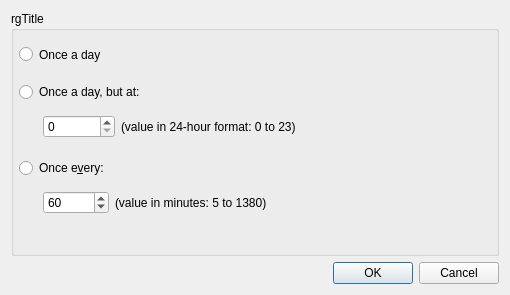
<?xml version="1.0" encoding="UTF-8"?>
<ui version="4.0">
 <class>OptionsDialog</class>
 <widget class="QDialog" name="OptionsDialog">
  <property name="geometry">
   <rect>
    <x>0</x>
    <y>0</y>
    <width>510</width>
    <height>295</height>
   </rect>
  </property>
  <property name="minimumSize">
   <size>
    <width>510</width>
    <height>295</height>
   </size>
  </property>
  <property name="windowTitle">
   <string>Options</string>
  </property>
  <layout class="QGridLayout" name="gridLayout">
   <item row="0" column="0">
    <widget class="QGroupBox" name="groupBox">
     <property name="title">
      <string notr="true">rgTitle</string>
     </property>
     <property name="flat">
      <bool>false</bool>
     </property>
     <property name="checkable">
      <bool>false</bool>
     </property>
     <widget class="QRadioButton" name="rbOnceADay">
      <property name="geometry">
       <rect>
        <x>8</x>
        <y>33</y>
        <width>371</width>
        <height>21</height>
       </rect>
      </property>
      <property name="sizePolicy">
       <sizepolicy hsizetype="Maximum" vsizetype="Fixed">
        <horstretch>0</horstretch>
        <verstretch>0</verstretch>
       </sizepolicy>
      </property>
      <property name="text">
       <string notr="true">Once a day</string>
      </property>
     </widget>
     <widget class="QWidget" name="layoutWidget">
      <property name="geometry">
       <rect>
        <x>8</x>
        <y>71</y>
        <width>481</width>
        <height>64</height>
       </rect>
      </property>
      <layout class="QVBoxLayout" name="verticalLayout">
       <item>
        <widget class="QRadioButton" name="rbOnceADayAt">
         <property name="text">
          <string notr="true">Once a day, but at:</string>
         </property>
        </widget>
       </item>
       <item>
        <layout class="QHBoxLayout" name="horizontalLayout">
         <item>
          <spacer name="horizontalSpacer_2">
           <property name="orientation">
            <enum>Qt::Horizontal</enum>
           </property>
           <property name="sizeType">
            <enum>QSizePolicy::Fixed</enum>
           </property>
           <property name="sizeHint" stdset="0">
            <size>
             <width>24</width>
             <height>20</height>
            </size>
           </property>
          </spacer>
         </item>
         <item>
          <widget class="QSpinBox" name="spinOnceADayAt">
           <property name="sizePolicy">
            <sizepolicy hsizetype="Fixed" vsizetype="Fixed">
             <horstretch>0</horstretch>
             <verstretch>0</verstretch>
            </sizepolicy>
           </property>
           <property name="minimumSize">
            <size>
             <width>72</width>
             <height>0</height>
            </size>
           </property>
           <property name="maximumSize">
            <size>
             <width>150</width>
             <height>16777215</height>
            </size>
           </property>
           <property name="minimum">
            <number>0</number>
           </property>
           <property name="maximum">
            <number>23</number>
           </property>
           <property name="value">
            <number>0</number>
           </property>
          </widget>
         </item>
         <item>
          <widget class="QLabel" name="lblOnceADayAt">
           <property name="sizePolicy">
            <sizepolicy hsizetype="Expanding" vsizetype="Preferred">
             <horstretch>0</horstretch>
             <verstretch>0</verstretch>
            </sizepolicy>
           </property>
           <property name="text">
            <string>(value in 24-hour format: 0 to 23)</string>
           </property>
          </widget>
         </item>
        </layout>
       </item>
      </layout>
     </widget>
     <widget class="QWidget" name="layoutWidget_1">
      <property name="geometry">
       <rect>
        <x>8</x>
        <y>147</y>
        <width>481</width>
        <height>64</height>
       </rect>
      </property>
      <layout class="QVBoxLayout" name="verticalLayout_2">
       <item>
        <widget class="QRadioButton" name="rbOnceEvery">
         <property name="text">
          <string notr="true">Once e&amp;very:</string>
         </property>
         <property name="autoExclusive">
          <bool>true</bool>
         </property>
        </widget>
       </item>
       <item>
        <layout class="QHBoxLayout" name="horizontalLayout_2">
         <item>
          <spacer name="horizontalSpacer">
           <property name="orientation">
            <enum>Qt::Horizontal</enum>
           </property>
           <property name="sizeType">
            <enum>QSizePolicy::Fixed</enum>
           </property>
           <property name="sizeHint" stdset="0">
            <size>
             <width>24</width>
             <height>20</height>
            </size>
           </property>
          </spacer>
         </item>
         <item>
          <widget class="QSpinBox" name="spinOnceEvery">
           <property name="sizePolicy">
            <sizepolicy hsizetype="Fixed" vsizetype="Fixed">
             <horstretch>0</horstretch>
             <verstretch>0</verstretch>
            </sizepolicy>
           </property>
           <property name="minimumSize">
            <size>
             <width>66</width>
             <height>0</height>
            </size>
           </property>
           <property name="maximumSize">
            <size>
             <width>150</width>
             <height>16777215</height>
            </size>
           </property>
           <property name="minimum">
            <number>5</number>
           </property>
           <property name="maximum">
            <number>44640</number>
           </property>
           <property name="value">
            <number>60</number>
           </property>
          </widget>
         </item>
         <item>
          <widget class="QLabel" name="lblOnceEvery">
           <property name="sizePolicy">
            <sizepolicy hsizetype="Expanding" vsizetype="Preferred">
             <horstretch>0</horstretch>
             <verstretch>0</verstretch>
            </sizepolicy>
           </property>
           <property name="text">
            <string>(value in minutes: 5 to 1380)</string>
           </property>
          </widget>
         </item>
        </layout>
       </item>
      </layout>
     </widget>
    </widget>
   </item>
   <item row="1" column="0">
    <widget class="QDialogButtonBox" name="buttonBox">
     <property name="orientation">
      <enum>Qt::Horizontal</enum>
     </property>
     <property name="standardButtons">
      <set>QDialogButtonBox::Cancel|QDialogButtonBox::Ok</set>
     </property>
    </widget>
   </item>
  </layout>
 </widget>
 <resources/>
 <connections/>
</ui>
